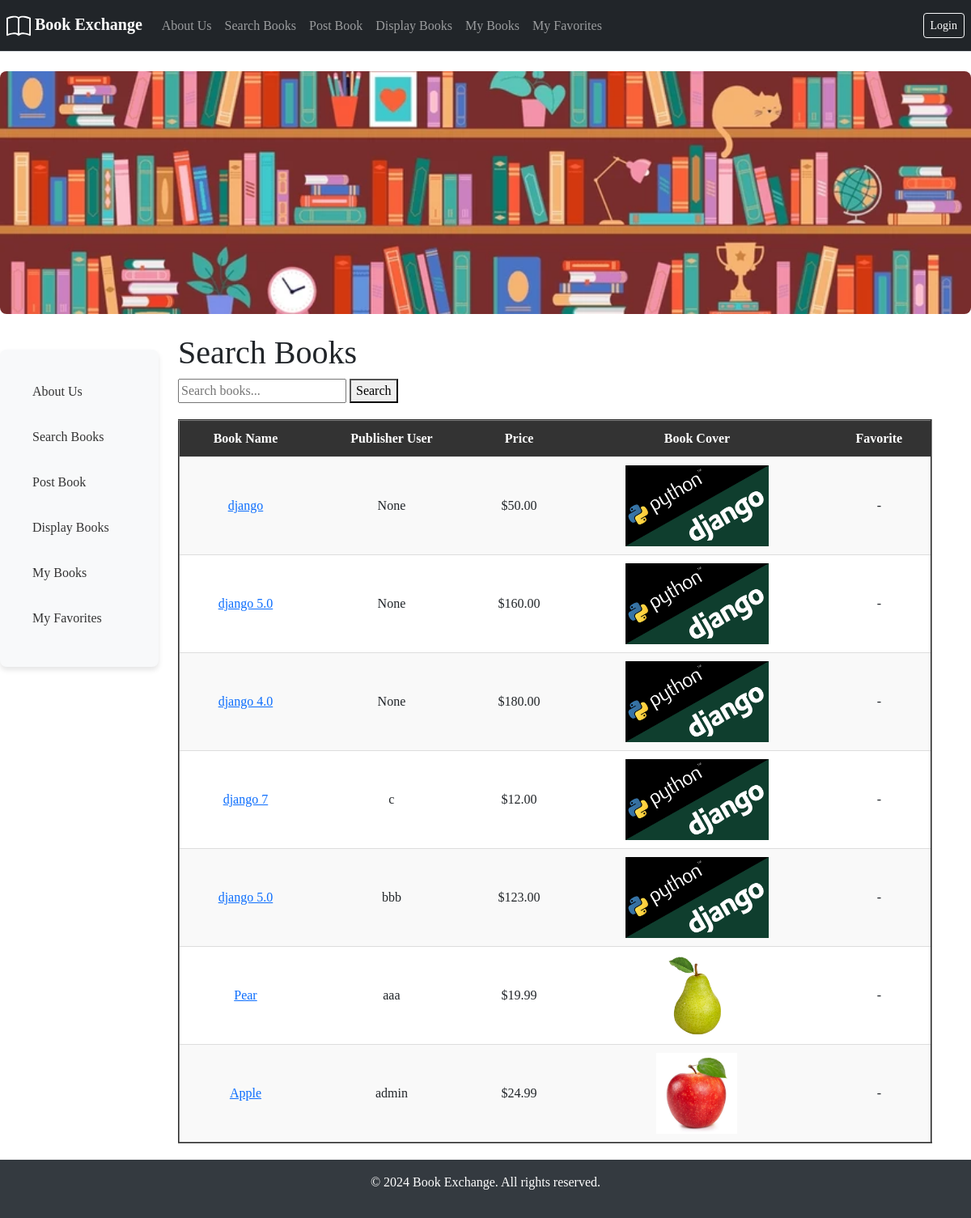
The app's page /search/ with its own data.
### bookMng/models.py (models this page shows, shortened)
class Book(models.Model):
    name = models.CharField(max_length=200)
    web = models.URLField(max_length=200)
    price = models.DecimalField(decimal_places=2, max_digits=8)
    publishdate = models.DateField(auto_now=True)
    picture = models.FileField(upload_to='bookEx/static/uploads')
    pic_path = models.CharField(max_length=300, editable=False, blank=True)
    username = models.ForeignKey(User, blank=True, null=True, on_delete=models.CASCADE)
    favoritedby = models.TextField(default="[]", blank=True)
    number_of_ratings = models.PositiveIntegerField(default=0)
    avg_rating = models.FloatField(default=0.0)

### bookMng/views.py (the view)
# urls.py: path('search/', views.search_books, name='search_books'),
def search_books(request):
    query = request.GET.get('q', '')
    if query:
        books = Book.objects.filter(
            Q(name__icontains=query) |
            Q(username__username__icontains=query)
        )
    else:
        books = Book.objects.all()
    user = request.user
    for b in books:
        b.pic_path = b.picture.url[14:]
        favorited_users = json.loads(b.favoritedby) if b.favoritedby else []
        b.is_favorited = user.id in favorited_users
    return render(request,
                  'bookMng/search_books.html',
                  {
                      'item_list': MainMenu.objects.all(),
                      'books': books,
                      'query': query,
                  })

### bookEx/templates/bookMng/search_books.html (shortened to what this page needs)
{% extends "base.html" %}
{% load static %}
{% block content %}
    <h1>Search Books</h1>
    <div class="search-form">
        <form method="GET" action="{% url 'search_books' %}">
            <input type="text" name="q" value="{{ query }}" placeholder="Search books...">
            <button type="submit">Search</button>
        </form>
    </div>
    <table border="2">
        <tr>
            <th style="padding: 10px;">Book Name</th>
            <th style="padding: 10px;">Publisher User</th>
            <th style="padding: 10px;">Price</th>
            <th style="padding: 10px;">Book Cover</th>
            <th style="padding: 10px;">Favorite</th>
        </tr>
        {% for book in books %}
        <tr>
            <td style="padding: 10px;"><a href="{% url 'book_detail' book.id %}">{{ book.name }}</a></td>
            <td style="padding: 10px;">{{ book.username }}</td>
            <td style="padding: 10px;">${{ book.price }}</td>
            <td style="padding: 10px;"><img src="{% static book.pic_path %}" height="100"/></td>
            <td style="padding: 10px;">
            {% if book.is_favorited %}
                <span>⭐</span>
            {% else %}
                <span>-</span>
            {% endif %}
        </td>
        </tr>
        {% endfor %}
    </table>
{% endblock content %}

### bookEx/templates/base.html (shortened to what this page needs)
{% load static %}
<!DOCTYPE html>
<html lang="en">
<head>
    <link rel="stylesheet" href="{% static 'main.css' %}">
    <link href="https://cdn.jsdelivr.net/npm/bootstrap@5.3.0-alpha1/dist/css/bootstrap.min.css" rel="stylesheet">
</head>
<body>
    <nav class="navbar navbar-expand-lg navbar-dark bg-dark p-2 mb-4 border-bottom">
        <a class="navbar-brand" href="{% url 'index' %}">
            Book Exchange
        </a>
        <div class="collapse navbar-collapse" id="navbarNav">
            <ul class="navbar-nav me-auto mb-2 mb-lg-0">
                <li class="nav-item"><a class="nav-link" href="{% url 'about_us' %}">About Us</a></li>
                <li class="nav-item"><a class="nav-link" href="{% url 'search_books' %}">Search Books</a></li>
                <li class="nav-item"><a class="nav-link" href="{% url 'postbook' %}">Post Book</a></li>
                <li class="nav-item"><a class="nav-link" href="{% url 'displaybooks' %}">Display Books</a></li>
                <li class="nav-item"><a class="nav-link" href="{% url 'mybooks' %}">My Books</a></li>
                <li class="nav-item"><a class="nav-link" href="{% url 'myfavorites' %}">My Favorites</a></li>
            </ul>
            <span class="navbar-text">
                {% if user.is_authenticated %}
                    Welcome, {{ user.username }}
                    <form action="{% url 'logout' %}?next=/" method="post" style="display:inline;">
                        <button type="submit" class="btn btn-outline-light btn-sm">Logout</button>
                        {% csrf_token %}
                    </form>
                {% else %}
                    <a href="{% url 'login' %}?next=/" class="btn btn-outline-light btn-sm">Login</a>
                {% endif %}
            </span>
        </div>
    </nav>
    <div class="banner mb-4">
        <img src="{% static 'banner.jpg' %}" alt="Web Page Banner" class="img-fluid w-100 rounded-3">
    </div>
    <div class="content-wrapper container-fluid d-flex flex-column">
        <div class="row w-100 no-equal-height">
            <div class="col-md-3 col-lg-2 sidebar d-none d-md-block">
                <ul class="list-unstyled">
                    <li><a href="{% url 'about_us' %}">About Us</a></li>
                    <li><a href="{% url 'search_books' %}">Search Books</a></li>
                    <li><a href="{% url 'postbook' %}">Post Book</a></li>
                    <li><a href="{% url 'displaybooks' %}">Display Books</a></li>
                    <li><a href="{% url 'mybooks' %}">My Books</a></li>
                    <li><a href="{% url 'myfavorites' %}">My Favorites</a></li>
                </ul>
            </div>
            <div class="col-12 col-md-9 ms-sm-auto col-lg-10 px-4">
                {% block content %}{% endblock content %}
            </div>
        </div>
    </div>
    <footer>
        <p>&copy; 2024 Book Exchange. All rights reserved.</p>
    </footer>
</body>
</html>

### bookEx/static/main.css (style rules this page uses)
body { font-family: Arial, sans-serif; margin: 0; padding: 0; }
table { width: 100%; border-collapse: collapse; margin: 20px 0; font-size: 16px; text-align: left; }
table th, table td { padding: 12px 15px; text-align: center; }
table tr { border-bottom: 1px solid #ddd; }
table tr:nth-child(even) { background-color: #f9f9f9; }
table th { background-color: #333333; color: white; font-weight: bold; }

### bookEx/templates/base.html (style rules this page uses)
body { display: flex; flex-direction: column; min-height: 100vh; font-family: "Baskerville", serif; }
.banner { height: 300px; overflow: hidden; }
.banner img { object-fit: cover; width: 100%; height: 100%; }
.content-wrapper { flex-grow: 1; }
footer { margin-top: auto; text-align: center; padding: 1rem; background-color: #343a40; color: white; }
.no-equal-height { align-items: flex-start; }
.sidebar { background-color: #f8f9fa; border-radius: 8px; box-shadow: 0 4px 6px rgba(0, 0, 0, 0.1); padding: 20px; margin-top: 20px; flex-grow: 0; height: auto; }
.sidebar a { color: #333; display: block; padding: 12px 20px; margin: 8px 0; text-decoration: none; border-radius: 4px; font-size: 16px; transition: all 0.3s ease; }
.sidebar { display: none; }
.d-md-block { display: block; }
.navbar-brand { font-weight: bold; }
@media (min-width: 768px) { .sidebar { display: block; } }

### records on screen
Book: name "django", username "None", price "50.00"
Book: name "django 5.0", username "None", price "160.00"
Book: name "django 4.0", username "None", price "180.00"
Book: name "django 7", username "c", price "12.00"
Book: name "django 5.0", username "bbb", price "123.00"
Book: name "Pear", username "aaa", price "19.99"
Book: name "Apple", username "admin", price "24.99"
